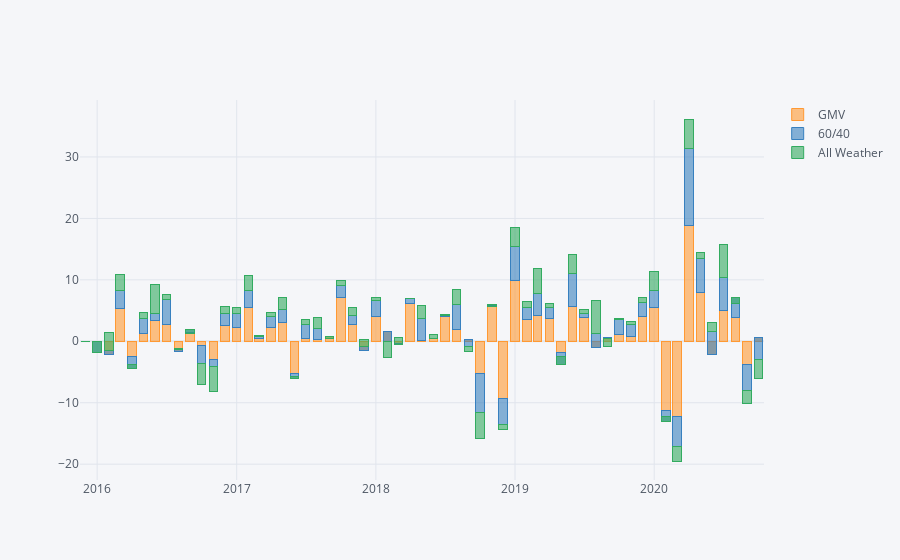

The notebook cell saved with this chart:
### Code cell
aw_64.bar_plot('GMV VS 60/40 VS All Weather Monthly Return', 'monthly')
